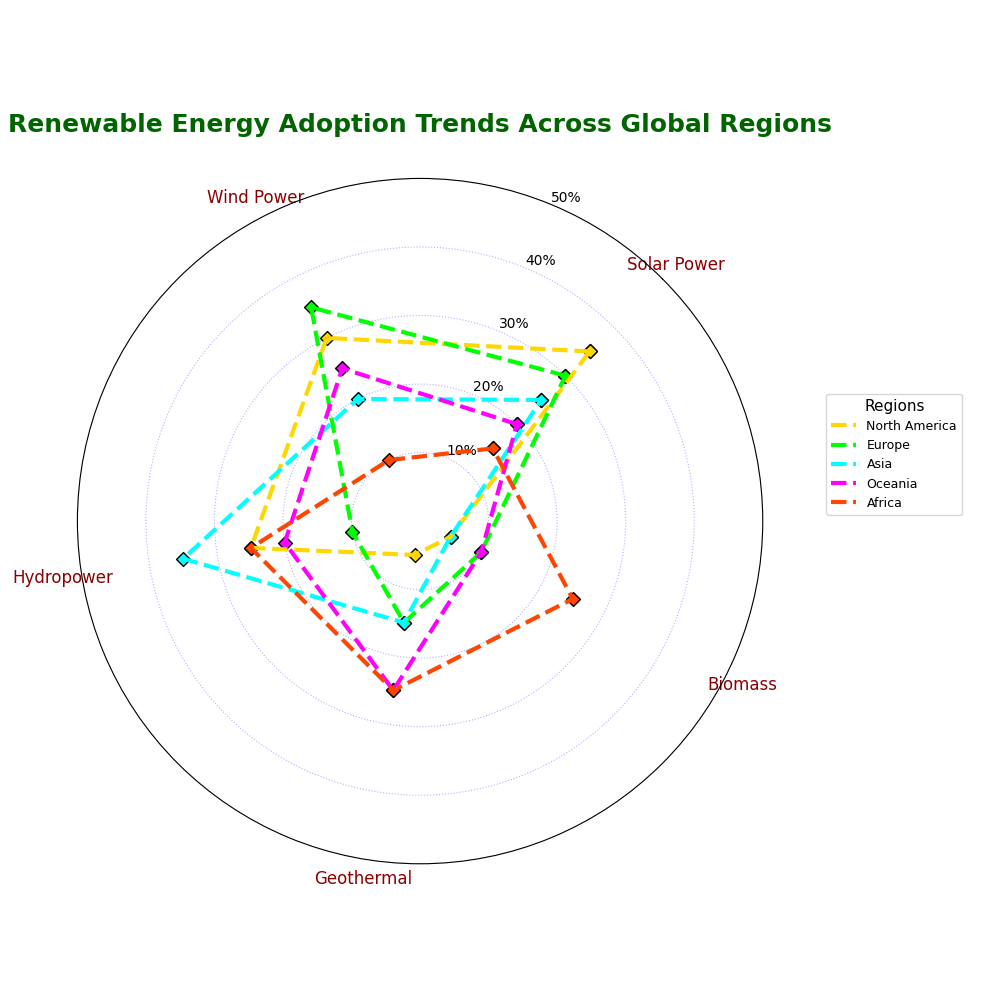

The script that drew this image:
import numpy as np
import matplotlib.pyplot as plt

sectors = ['Solar Power', 'Wind Power', 'Hydropower', 'Geothermal', 'Biomass']
regions = ['North America', 'Europe', 'Asia', 'Oceania', 'Africa']

data = {
    'North America': [35, 30, 25, 5, 5],
    'Europe': [30, 35, 10, 15, 10],
    'Asia': [25, 20, 35, 15, 5],
    'Oceania': [20, 25, 20, 25, 10],
    'Africa': [15, 10, 25, 25, 25]
}

def create_radar_chart(sectors, data, title, region_colors):
    num_vars = len(sectors)
    angles = np.linspace(0, 2 * np.pi, num_vars, endpoint=False).tolist()
    angles += angles[:1]

    fig, ax = plt.subplots(figsize=(10, 10), subplot_kw=dict(polar=True))
    ax.set_theta_offset(np.pi / 4)  # Changed offset
    ax.set_theta_direction(1)  # Changed direction
    ax.set_xticks(angles[:-1])
    ax.set_xticklabels(sectors, fontsize=12, color='darkred')  # Changed label color

    for idx, (region, values) in enumerate(data.items()):
        values += values[:1]
        ax.plot(angles, values, linewidth=3, linestyle='dashed', label=region, color=region_colors[idx])  # Changed line properties
        ax.scatter(angles, values, color=region_colors[idx], s=50, marker='D', edgecolors='black')  # Added markers

    plt.title(title, size=18, weight='bold', color='darkgreen', va='bottom', pad=30)  # Changed title properties
    plt.legend(loc='lower right', bbox_to_anchor=(1.3, 0.5), fontsize=9, title="Regions", title_fontsize=11)  # Changed legend location and appearance
    ax.yaxis.grid(True, color='blue', linestyle=':', alpha=0.3)  # Changed grid properties
    ax.xaxis.grid(False)  # Removed x-axis grid
    ax.set_yticks([10, 20, 30, 40, 50])
    ax.set_yticklabels(['10%', '20%', '30%', '40%', '50%'], color='black', size=10)  # Changed tick label style
    plt.tight_layout()
    plt.show()

region_colors = ['#FFD700', '#00FF00', '#00FFFF', '#FF00FF', '#FF4500']
title = "Renewable Energy Adoption Trends Across Global Regions"
create_radar_chart(sectors, data, title, region_colors)
